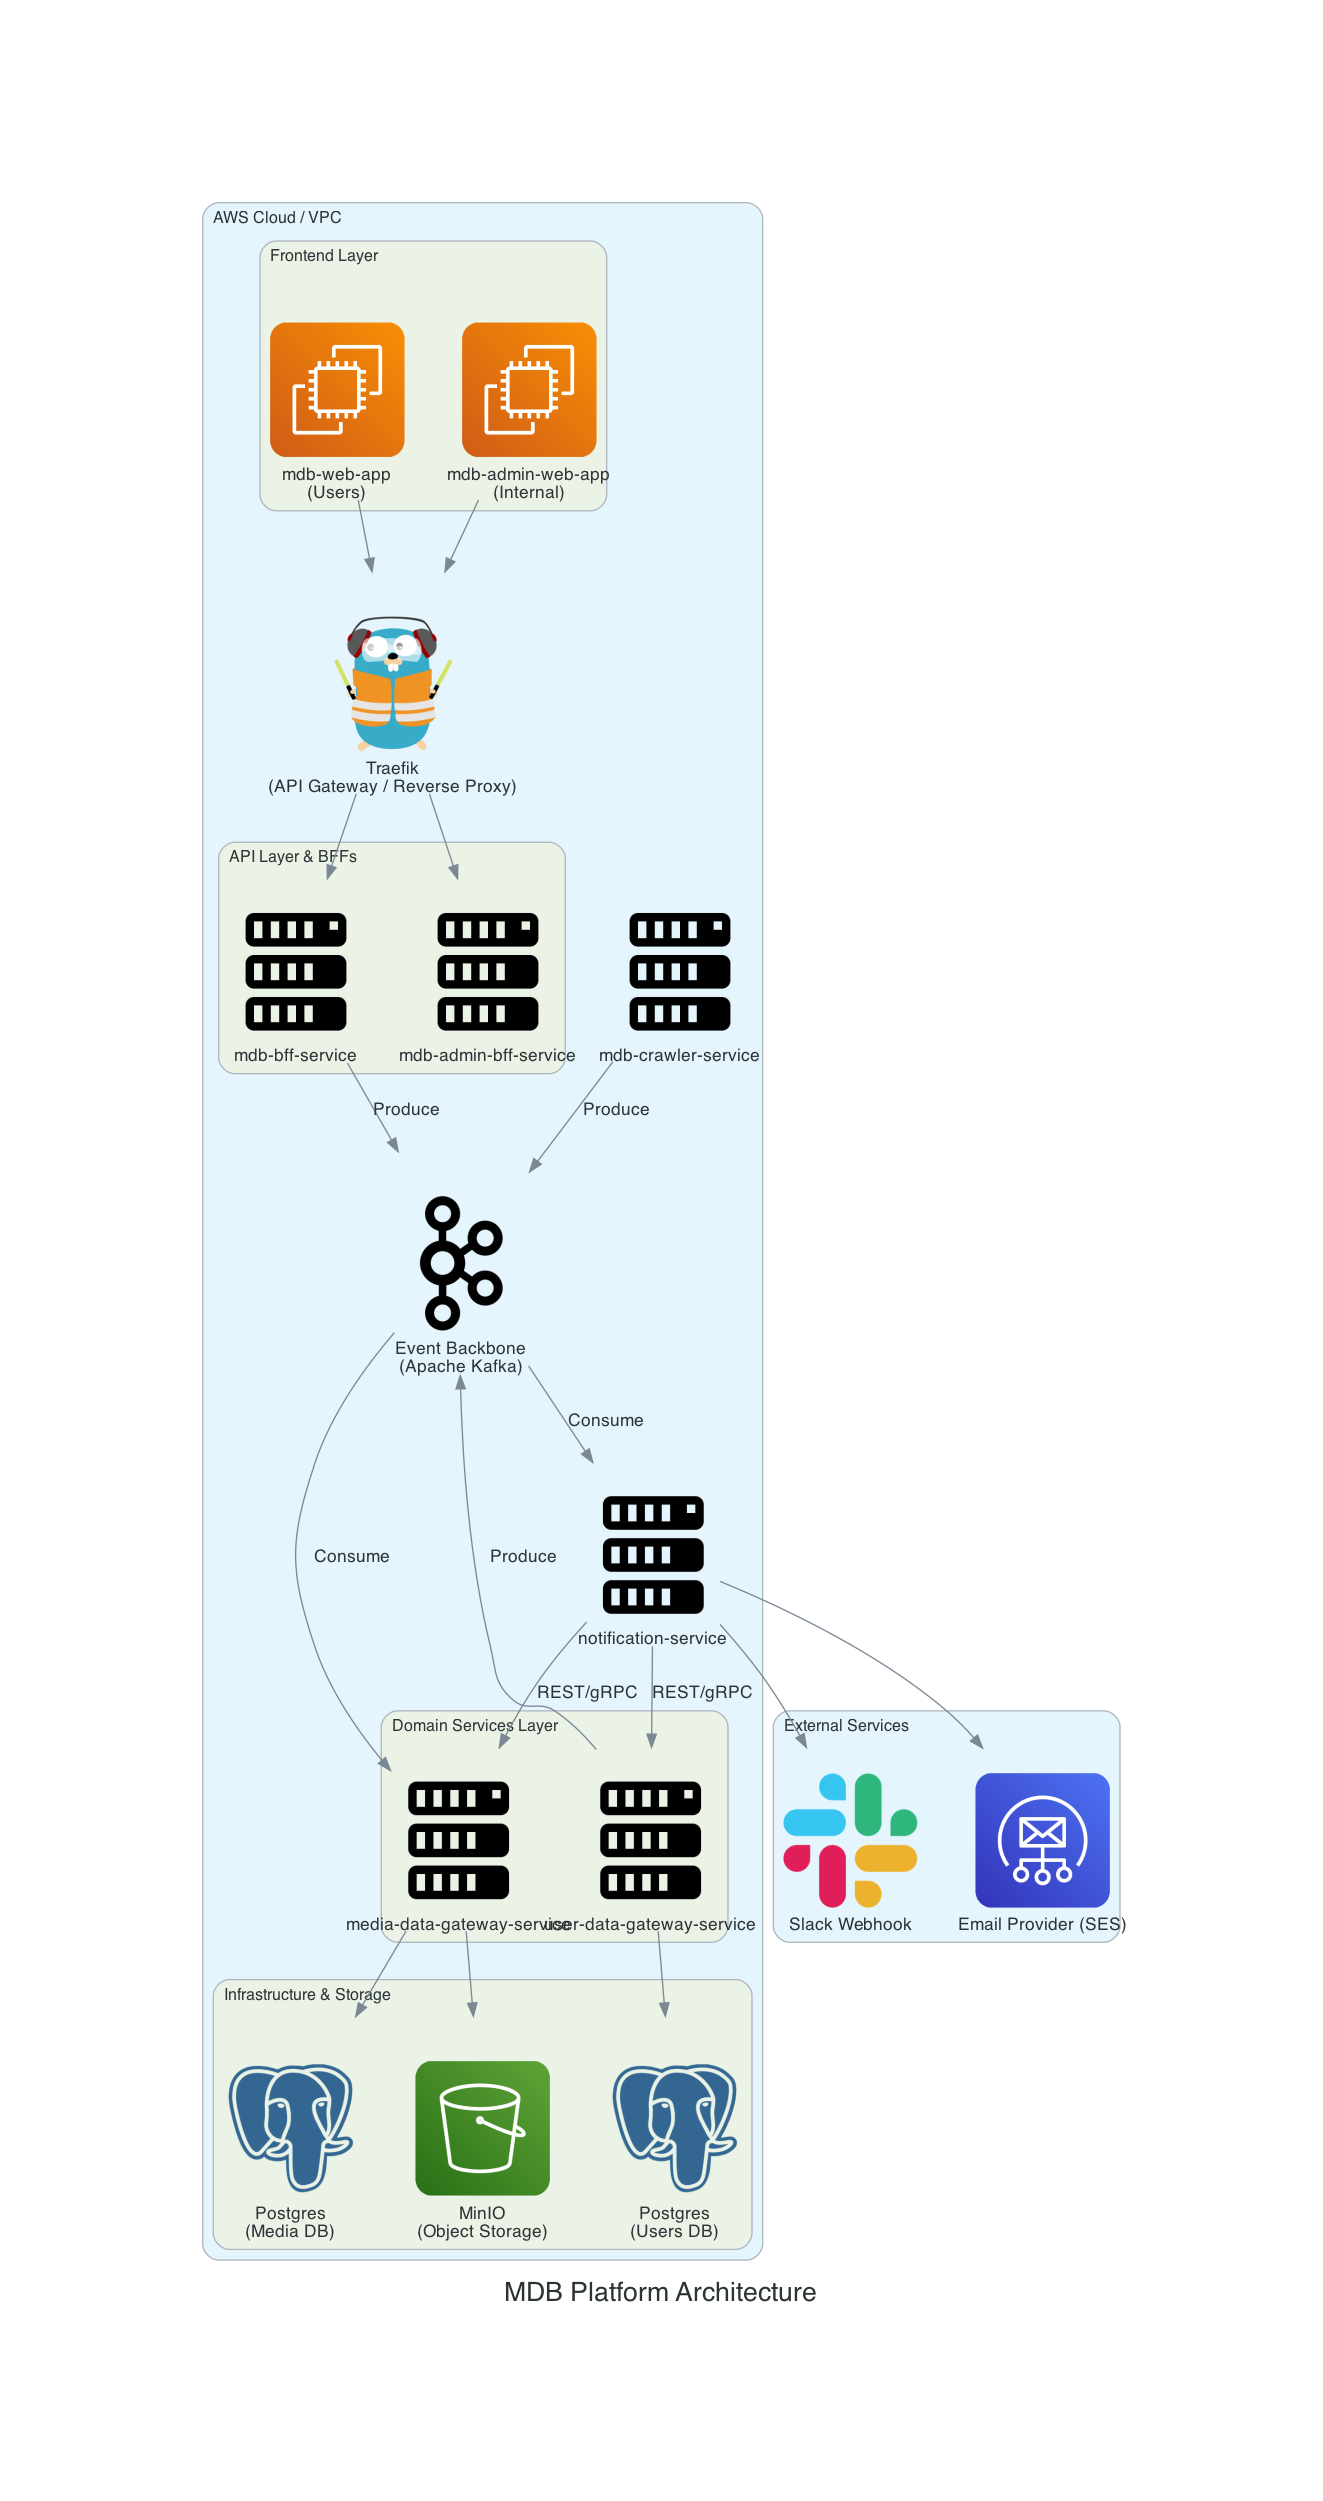

The script that drew this image:
from diagrams import Cluster, Diagram, Edge
from diagrams.onprem.network import Traefik
from diagrams.onprem.queue import Kafka
from diagrams.onprem.database import PostgreSQL
from diagrams.aws.storage import SimpleStorageServiceS3
from diagrams.onprem.compute import Server
# from diagrams.onprem.security import Keycloak
# from diagrams.onprem.search import Search
from diagrams.aws.compute import EC2
from diagrams.aws.engagement import SES
from diagrams.saas.chat import Slack

graph_attr = {
    "compound": "true",
    "splines": "spline",
    "fontsize": "20",
    "bgcolor": "white"
}

with Diagram("MDB Platform Architecture", show=False, filename="architecture", graph_attr=graph_attr, direction="TB"):
    
    # External Notifications (Out of VPC)
    with Cluster("External Services"):
        slack = Slack("Slack Webhook")
        email = SES("Email Provider (SES)")

    with Cluster("AWS Cloud / VPC"):
        
        # Frontend Layer
        with Cluster("Frontend Layer"):
            web_app = EC2("mdb-web-app\n(Users)")
            admin_app = EC2("mdb-admin-web-app\n(Internal)")

        # Ingress
        ingress = Traefik("Traefik\n(API Gateway / Reverse Proxy)")

        # API & BFF Layer
        with Cluster("API Layer & BFFs"):
            bff_user = Server("mdb-bff-service")
            bff_admin = Server("mdb-admin-bff-service")
            bff_group = [bff_user, bff_admin]

        # Event Backbone
        kafka = Kafka("Event Backbone\n(Apache Kafka)")

        # Crawler
        crawler = Server("mdb-crawler-service")

        # Domain Services Layer
        with Cluster("Domain Services Layer"):
            user_gw = Server("user-data-gateway-service")
            media_gw = Server("media-data-gateway-service")
            domain_group = [user_gw, media_gw]

        # Notification Service
        notifier = Server("notification-service")

        # Infrastructure / Persistence
        with Cluster("Infrastructure & Storage"):
            # auth = Keycloak("Keycloak\n(Auth/IAM)")
            user_db = PostgreSQL("Postgres\n(Users DB)")
            media_db = PostgreSQL("Postgres\n(Media DB)")
            object_store = SimpleStorageServiceS3("MinIO\n(Object Storage)")
            # search_engine = Search("Meilisearch\n(Search Engine)")

        # --- Connections ---

        # Frontend to Ingress
        [web_app, admin_app] >> ingress
        
        # Ingress to BFFs
        ingress >> bff_group

        # BFFs to Kafka (Produce)
        bff_user >> Edge(label="Produce") >> kafka
        
        # Crawler to Kafka (Produce)
        crawler >> Edge(label="Produce") >> kafka

        # Domain Services to Kafka (Consume/Produce)
        kafka >> Edge(label="Consume") >> media_gw
        user_gw >> Edge(label="Produce") >> kafka

        # Kafka to Notification Service
        kafka >> Edge(label="Consume") >> notifier

        # BFF to Search Engine
        # bff_admin >> Edge(label="REST/gRPC") >> search_engine

        # Notification to Domain Services
        notifier >> Edge(label="REST/gRPC") >> domain_group

        # Domain Services to Infrastructure
        # user_gw >> auth
        user_gw >> user_db
        media_gw >> media_db
        media_gw >> object_store

        # Notification to External
        notifier >> [slack, email]
